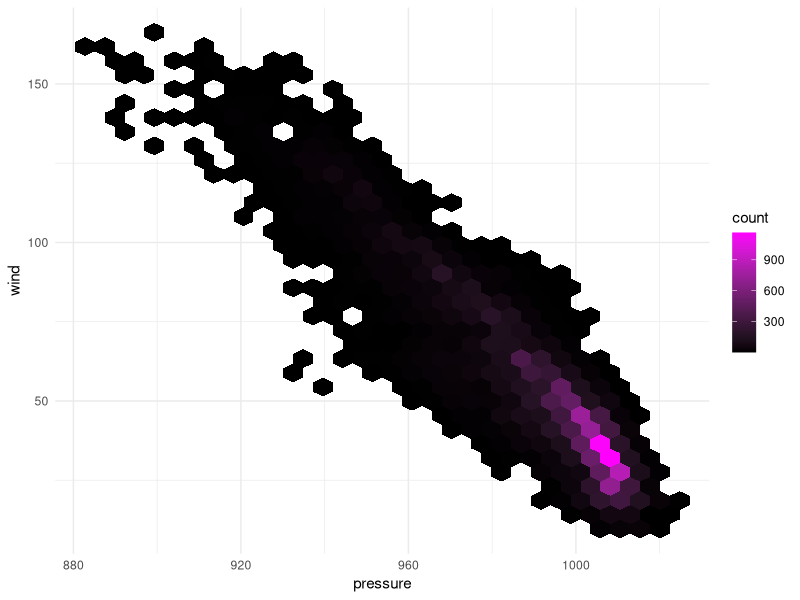

Reproduce this figure in R.
## ---- chunk 1
knitr::opts_chunk$set(echo = TRUE)
library(tidyverse)
## ---- chunk 2
ggplot(data = storms, aes(x = pressure, y = wind)) +
  geom_hex()+
  scale_fill_gradient(low = "black", high = "magenta") +
  theme_minimal()
